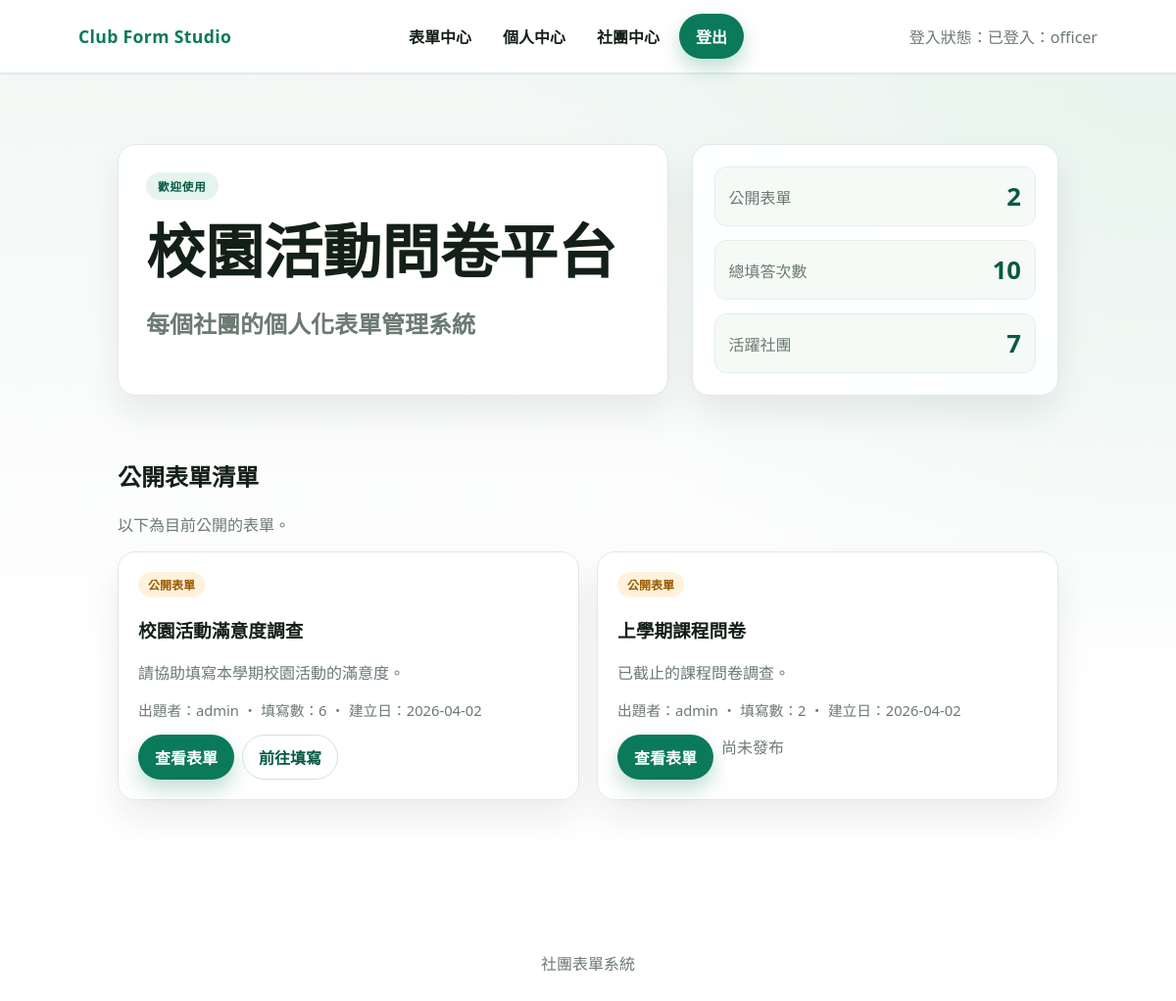
Page /index.php (signed in) on the committed database.
### tables this page shows
CREATE TABLE forms (
    id              INT PRIMARY KEY AUTO_INCREMENT     COMMENT '表單唯一識別碼',
    creator_id      INT NOT NULL                       COMMENT '建立者 ID，參照 users.id',
    club_id         INT NULL                           COMMENT '所屬社團 ID，NULL 表示系統全域表單',
    title           VARCHAR(200) NOT NULL              COMMENT '表單標題',
    description     TEXT                               COMMENT '表單說明（選填）',
    form_type       ENUM('public','club_only')
                             DEFAULT 'public'          COMMENT '填寫權限：public=任何人可填, club_only=僅限指定社團成員',
    target_club_ids TEXT                               COMMENT 'club_only 時，可填寫的社團 ID 清單（逗號分隔）',
    status          ENUM('draft','published','closed')
                             DEFAULT 'draft'           COMMENT '表單狀態：draft=草稿, published=已發布, closed=已關閉',
    open_at         DATETIME NULL                      COMMENT '預定開放填寫時間',
    close_at        DATETIME NULL                      COMMENT '預定關閉填寫時間',
    allow_resubmit  TINYINT(1) NOT NULL DEFAULT 1      COMMENT '是否允許重複填答：1=可重複, 0=每人限填一次',
    require_login   TINYINT(1) NOT NULL DEFAULT 0      COMMENT '是否需登入才能填寫：1=需登入, 0=免登入',
    created_at      TIMESTAMP DEFAULT CURRENT_TIMESTAMP COMMENT '建立時間',
    updated_at      TIMESTAMP DEFAULT CURRENT_TIMESTAMP
                             ON UPDATE CURRENT_TIMESTAMP COMMENT '最後更新時間',
    FOREIGN KEY (creator_id) REFERENCES users(id) ON DELETE CASCADE,
    FOREIGN KEY (club_id)   REFERENCES clubs(id) ON DELETE CASCADE,
    INDEX idx_creator (creator_id),
    INDEX idx_club (club_id),
    INDEX idx_status (status)
);

CREATE TABLE users (
    id          INT PRIMARY KEY AUTO_INCREMENT        COMMENT '使用者唯一識別碼',
    username    VARCHAR(50)  UNIQUE NOT NULL          COMMENT '登入帳號，不可重複',
    password    VARCHAR(255) NOT NULL                 COMMENT '密碼（SHA256 雜湊）',
    email       VARCHAR(100) UNIQUE NOT NULL          COMMENT '電子郵件，不可重複，用於密碼重設',
    role        ENUM('member','owner','club_officer','admin')
                         DEFAULT 'member'             COMMENT '系統層級身份：member=一般會員, owner=幹部, club_officer=社團持有人, admin=管理員',
    created_at           TIMESTAMP DEFAULT CURRENT_TIMESTAMP   COMMENT '帳號建立時間',
    updated_at           TIMESTAMP DEFAULT CURRENT_TIMESTAMP
                         ON UPDATE CURRENT_TIMESTAMP  COMMENT '最後更新時間',
    remember_token_hash  VARCHAR(64) NULL              COMMENT '記住我 Token 的 SHA256 雜湊（每個使用者僅保留最新一個，取代獨立的 remember_tokens 表）'
);

### index.php (the view, shortened to what this page needs)
<?php
$stats = [
	'public_forms' => 0,
	'submissions' => 0,
	'clubs' => 0
];
$public_forms = [];
$public_error = null;
try {
	$pdo = get_db();
	$stats['public_forms'] = (int) $pdo->query("SELECT COUNT(*) FROM forms WHERE form_type = 'public'")->fetchColumn();
	$stats['submissions'] = (int) $pdo->query('SELECT COUNT(*) FROM form_submissions')->fetchColumn();
	$stats['clubs'] = (int) $pdo->query('SELECT COUNT(*) FROM clubs')->fetchColumn();
	$stmt = $pdo->query("SELECT f.id, f.title, f.description, f.status, f.created_at, u.username, COUNT(s.id) AS submissions FROM forms f JOIN users u ON u.id = f.creator_id LEFT JOIN form_submissions s ON s.form_id = f.id WHERE f.form_type = 'public' GROUP BY f.id ORDER BY f.created_at DESC");
	$public_forms = $stmt->fetchAll();
} catch (Throwable $e) {
	$stats = [
		'public_forms' => 0,
		'submissions' => 0,
		'clubs' => 0
	];
	$public_error = '公開表單載入失敗，請稍後再試。';
}
?>
<!doctype html>
<html lang="zh-Hant">
	<head>
		<link rel="stylesheet" href="./css/app.css" />
	</head>
	<body>
		<?php $base_url = './'; require './includes/header.php'; ?>
		<main class="section">
			<div class="container" style="display: grid; gap: 20px; grid-template-columns: minmax(0, 1fr); align-items: start">
				<div>
			<section class="hero">
				<div class="container hero-grid">
					<article class="hero-card fade-up">
						<span class="badge">歡迎使用</span>
						<h1>
							校園活動問卷平台
						</h1>
							<h2 class="muted">每個社團的個人化表單管理系統</h2>
					</article>
					<aside class="panel stats fade-up" style="animation-delay: 120ms">
						<div class="stat">
							<div class="muted">公開表單</div>
							<strong><?php echo number_format($stats['public_forms']); ?></strong>
						</div>
						<div class="stat">
							<div class="muted">總填答次數</div>
							<strong><?php echo number_format($stats['submissions']); ?></strong>
						</div>
						<div class="stat">
							<div class="muted">活躍社團</div>
							<strong><?php echo number_format($stats['clubs']); ?></strong>
						</div>
					</aside>
				</div>
			</section>
			<section class="section">
				<div class="container">
					<h2>公開表單清單</h2>
					<p class="muted">以下為目前公開的表單。</p>
					<?php if ($public_error) : ?>
						<div class="error"><?php echo htmlspecialchars($public_error); ?></div>
					<?php else : ?>
						<div id="public-form-list" class="card-grid">
							<?php foreach ($public_forms as $index => $form) : ?>
								<?php
									$created_at = !empty($form['created_at']) ? date('Y-m-d', strtotime($form['created_at'])) : '';
									$submissions = isset($form['submissions']) ? (int) $form['submissions'] : 0;
								?>
								<article class="panel form-preview fade-up" style="animation-delay: <?php echo $index * 80; ?>ms">
									<span class="pill">公開表單</span>
									<h3><?php echo htmlspecialchars($form['title']); ?></h3>
									<p class="muted"><?php echo htmlspecialchars($form['description'] ?: '尚未提供表單說明。'); ?></p>
									<p class="meta">
										出題者：<?php echo htmlspecialchars($form['username']); ?> ・ 填寫數：<?php echo number_format($submissions); ?> ・ 建立日：<?php echo htmlspecialchars($created_at); ?>
									</p>
									<div
										style="
											margin-top: 12px;
											display: flex;
											gap: 8px;
											flex-wrap: wrap;
										"
									>
										<a class="btn btn-primary" href="./forms/view.php?id=<?php echo (int) $form['id']; ?>">查看表單</a>
										<?php if ($form['status'] === 'published') : ?>
											<a class="btn btn-ghost" href="./forms/submit.php?id=<?php echo (int) $form['id']; ?>">前往填寫</a>
										<?php else : ?>
											<span class="muted">尚未發布</span>
										<?php endif; ?>
									</div>
								</article>
							<?php endforeach; ?>
						</div>
					<?php endif; ?>
				</div>
			</section>
				</div>
			</div>
		</main>
		<footer class="footer container">社團表單系統</footer>
	</body>
</html>
<?php
exit();

### css/base.css (style rules this page uses)
:root { --bg: #f2f7f4; --bg-soft: #e9f1ed; --card: #ffffff; --text: #132017; --muted: #6b7a72; --brand: #0b7a5a; --brand-strong: #085944; --accent: #f5b357; --border: #e0e9e3; --shadow: 0 18px 35px rgba(10, 24, 18, 0.08); --radius: 18px; --radius-sm: 12px; }
* { box-sizing: border-box; }
body { margin: 0; font-family: "Noto Sans TC", "IBM Plex Sans Thai", "Segoe UI", sans-serif; color: var(--text); background: radial-gradient( circle at top right, #e7f4ee 0%, rgba(231, 244, 238, 0) 45% ), linear-gradient(180deg, var(--bg) 0%, #ffffff 65%); min-height: 100vh; }
a { color: inherit; text-decoration: none; }
.muted { color: var(--muted); }
.meta { color: var(--muted); font-size: 0.92rem; margin-top: 8px; }
.container { max-width: 1040px; margin: 0 auto; padding: 0 20px; }
.hero { padding: 64px 0 36px; }
.hero-grid { display: grid; grid-template-columns: minmax(0, 1.2fr) minmax(0, 0.8fr); gap: 24px; align-items: stretch; }
.hero-card { background: var(--card); border-radius: var(--radius); padding: 28px; border: 1px solid var(--border); box-shadow: var(--shadow); }
.hero-card h1 { font-size: clamp(3rem, 5vw, 4.5rem); line-height: 1.2; margin: 16px 0 8px; }
.section { padding: 8px 0 64px; }
.card-grid { display: grid; grid-template-columns: repeat(auto-fit, minmax(240px, 1fr)); gap: 18px; }
.footer { padding: 26px 0 40px; text-align: center; color: var(--muted); }
.fade-up { opacity: 0; transform: translateY(14px); animation: fadeUp 0.65s ease forwards; }

### css/components.css (style rules this page uses)
.btn { display: inline-flex; align-items: center; justify-content: center; gap: 6px; padding: 10px 16px; border-radius: 999px; font-weight: 600; border: 1px solid transparent; transition: transform 0.2s ease, box-shadow 0.2s ease, background 0.2s ease, color 0.2s ease; }
.btn-primary { background: var(--brand); color: #ffffff; box-shadow: 0 10px 20px rgba(11, 122, 90, 0.25); }
.btn-ghost { background: transparent; color: var(--brand-strong); border-color: #cfe3da; }
.badge { display: inline-flex; align-items: center; padding: 6px 12px; border-radius: 999px; background: #e6f4ee; color: var(--brand-strong); font-size: 0.72rem; letter-spacing: 0.08em; font-weight: 700; text-transform: uppercase; }
.pill { display: inline-flex; padding: 4px 10px; border-radius: 999px; background: #fff2dd; color: #9c5a00; font-size: 0.75rem; font-weight: 700; }
.panel { background: rgba(255, 255, 255, 0.92); border-radius: var(--radius); border: 1px solid var(--border); box-shadow: var(--shadow); }
.form-preview { padding: 20px; }
.stats { display: grid; gap: 14px; padding: 22px; }
.stat { display: flex; align-items: center; justify-content: space-between; padding: 12px 14px; border-radius: var(--radius-sm); background: #f5faf7; border: 1px solid #e4efe8; }
.stat strong { font-size: 1.6rem; color: var(--brand-strong); }

### rows in the picture
forms: title "校園活動滿意度調查", description "請協助填寫本學期校園活動的滿意度。", creator.username "admin", submissions "6", created_at "2026-04-02"
forms: title "上學期課程問卷", description "已截止的課程問卷調查。", creator.username "admin", submissions "2", created_at "2026-04-02", status "尚未發布"

### other values in the picture
$user "officer"
$stats['public_forms'] "2"
$stats['submissions'] "10"
$stats['clubs'] "7"
